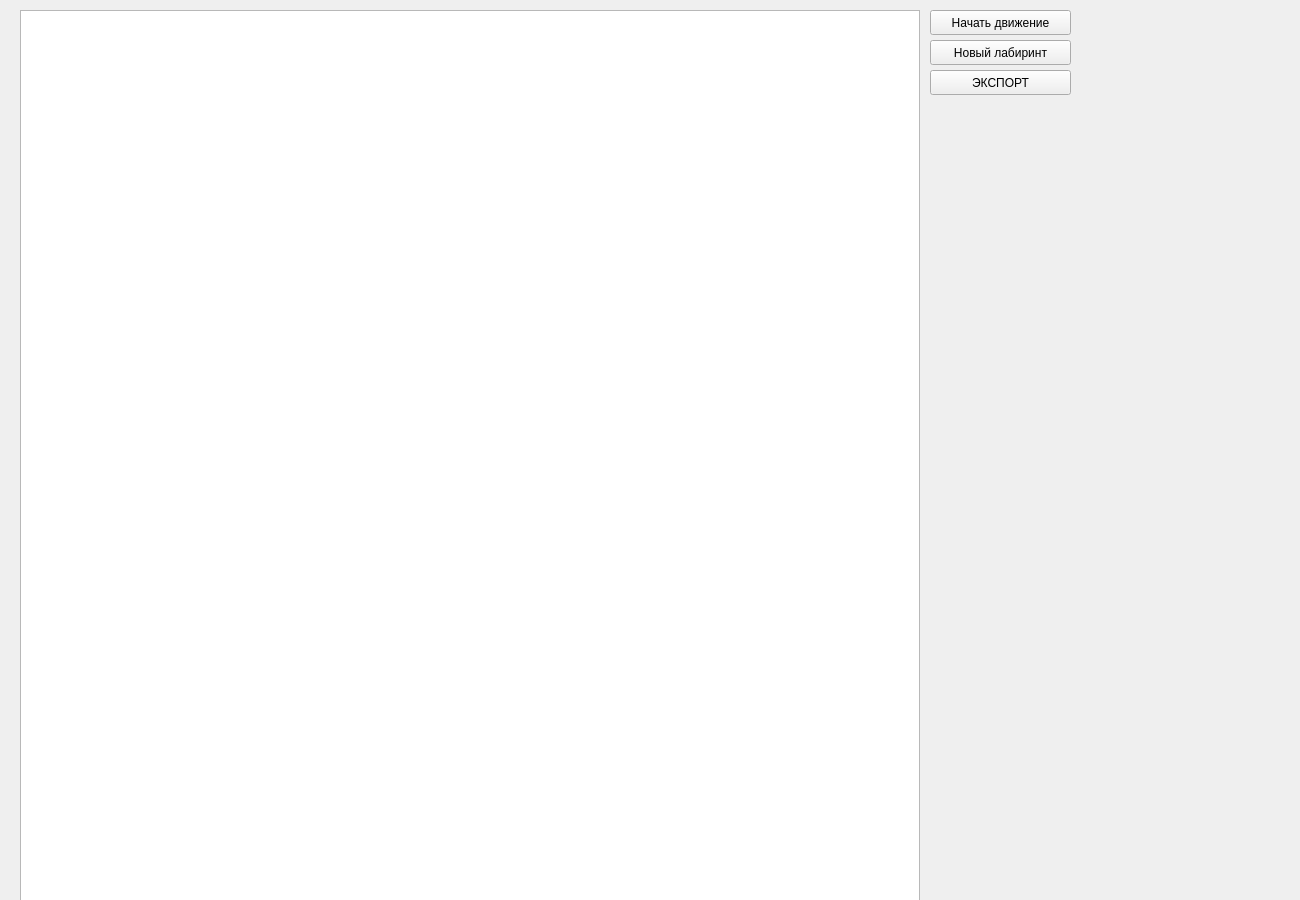
<?xml version="1.0" encoding="UTF-8"?>
<ui version="4.0">
 <class>MainWindow</class>
 <widget class="QMainWindow" name="MainWindow">
  <property name="geometry">
   <rect>
    <x>0</x>
    <y>0</y>
    <width>1300</width>
    <height>900</height>
   </rect>
  </property>
  <property name="windowTitle">
   <string>Advent Test Task</string>
  </property>
  <widget class="QWidget" name="centralwidget">
   <widget class="QGraphicsView" name="view">
    <property name="geometry">
     <rect>
      <x>20</x>
      <y>10</y>
      <width>900</width>
      <height>900</height>
     </rect>
    </property>
   </widget>
   <widget class="QPushButton" name="start_moving">
    <property name="geometry">
     <rect>
      <x>930</x>
      <y>10</y>
      <width>141</width>
      <height>25</height>
     </rect>
    </property>
    <property name="text">
     <string>Начать движение</string>
    </property>
   </widget>
   <widget class="QPushButton" name="maze_button">
    <property name="geometry">
     <rect>
      <x>930</x>
      <y>40</y>
      <width>141</width>
      <height>25</height>
     </rect>
    </property>
    <property name="text">
     <string>Новый лабиринт</string>
    </property>
   </widget>
   <widget class="QPushButton" name="eb">
    <property name="geometry">
     <rect>
      <x>930</x>
      <y>70</y>
      <width>141</width>
      <height>25</height>
     </rect>
    </property>
    <property name="text">
     <string>ЭКСПОРТ</string>
    </property>
   </widget>
  </widget>
 </widget>
 <resources/>
 <connections/>
</ui>
